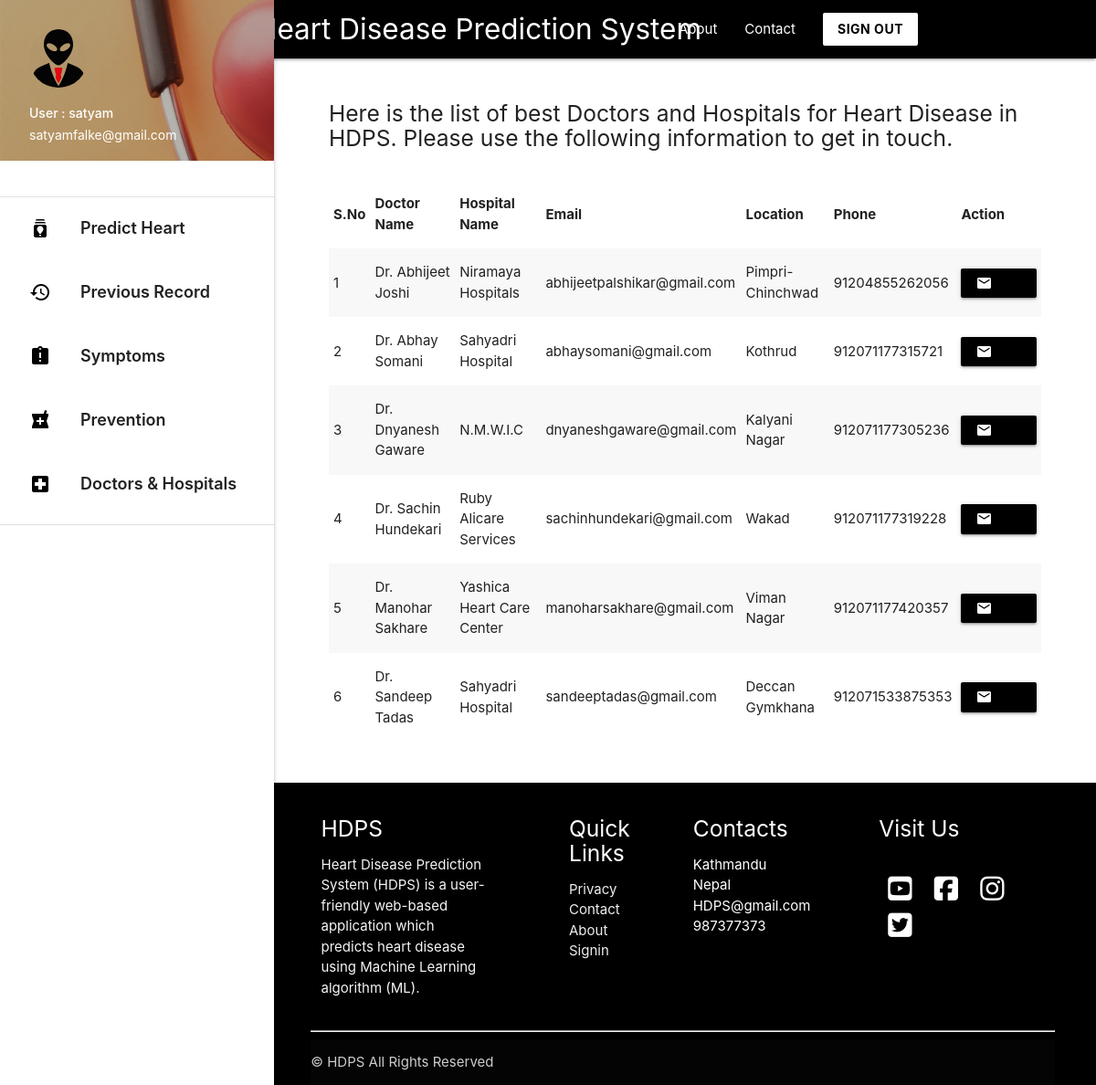
The app's page /doctorhospital (signed in) with its own data.
### predictor/models.py (models this page shows)
class DoctorHospital(models.Model):
    doctor_name = models.CharField(max_length=25)
    hospital_name = models.CharField(max_length=25)
    email = models.EmailField()
    phone_no = models.IntegerField()
    Location = models.CharField(max_length=25)

### predictor/views.py (the view)
# urls.py: path('doctorhospital', views.doctorhospital , name='doctorhospital'),
def doctorhospital(request):
    if request.user.is_authenticated:
        datas = DoctorHospital.objects.all()
        return render(request , 'doctorshospitals.html',{'datas':datas})
    return render('/')

### templates/doctorshospitals.html (shortened to what this page needs)
{% extends 'base_layout2.html' %}
{% block content %}
<div class="con">
  <h5 > Here is the list of best Doctors and Hospitals for Heart Disease in HDPS. Please use the following information to get in touch.  </h5>
<br>
  <table class="striped">
   <thead>
     <tr>
         <th>S.No</th>
         <th>Doctor Name</th>
         <th>Hospital Name</th>
         <th>Email</th>
         <th>Location</th>
         <th>Phone</th>
         <th> Action</th>
     </tr>
   </thead>
   <tbody>
     {% for data in datas %}
     <tr>
       <td>{{ forloop.counter }}</td>
       <td>{{ data.doctor_name }}</td>
       <td>{{ data.hospital_name }}</td>
       <td>{{ data.email }}</td>
       <td>{{ data.Location }}</td>
       <td>{{ data.phone_no }}</td>
       <td>
         <a class="waves-effect waves-light btn-small black" href="https://mail.google.com/mail/?view=cm&fs=1&to={{ data.email }}" target="_blank"><i class="material-icons left">mail</i>Email Now</a>
      </td>
     </tr>
    {% endfor %}
   </tbody>
 </table>
<br> <br>
</div>
{% endblock %}

### templates/base_layout2.html (shortened to what this page needs)
{% load static %}
<!DOCTYPE html>
<html lang="en">
<head>
  <link href="{% static 'css/materialize.css' %}" type="text/css" rel="stylesheet" media="screen,projection"/>
  <link href="{% static 'css/style.css' %}" type="text/css" rel="stylesheet" media="screen,projection"/>
</head>
<body>
        <div class="navbar-fixed">
          <nav class="black">
            <div class="container">
              <div class="nav-wrapper">
                <a href="/" style="padding-left: 100px;"    class="brand-logo ">Heart Disease Prediction System</a>
                <ul class="right hide-on-med-and-down hover_backcolor">
                  <li><a href="{% url 'about' %}">About</a></li>
                  <li><a href="{% url 'contact' %}">Contact</a></li>
                  <a class=" white black-text waves-effect waves-dark btn  modal-trigger" href="/signout"><b>SIGN OUT </b></a>
                </ul>
              </div>
            </div>
          </nav>
        </div>
      <ul id="slide-out" class="sidenav sidenav-fixed">
        <li><div class="user-view">
          <div class="background">
            <img src="{% static 'img/about.png' %}">
          </div>
          <a href="#user"><img class="circle" src="{% static 'img/user.png' %}"></a>
          <a href="#name"><span class="white-text name">User : {{ request.user.username }} </span></a>
          <a href="#email"><span class="white-text email">{{ request.user.email }}</span></a>
        </div></li>
        <br>
        <li><div class="divider"></div></li>
        <li><a style="font-weight: 600; font-size: 18px; height: 70px; padding-top: 10px;" class="waves-effect hoverable" href="/"><i class="material-icons black-text">batch_prediction</i> Predict Heart Disease </a></li>
        <li><a style="font-weight: 600; font-size: 18px; height: 70px; padding-top: 10px;" class="waves-effect hoverable" href="{% url 'record' %}"><i class="material-icons black-text">history</i> Previous Record </a></li>
        <li><a style="font-weight: 600; font-size: 18px; height: 70px; padding-top: 10px;" class="waves-effect hoverable" href="{% url 'symptoms' %}"><i class="material-icons black-text" >assignment_late</i> Symptoms  </a></li>
        <li><a style="font-weight: 600; font-size: 18px; height: 70px; padding-top: 10px;" class="waves-effect hoverable" href="{% url 'prevention' %}"><i class="material-icons black-text">local_pharmacy</i> Prevention   </a></li>
        <li><a style="font-weight: 600; font-size: 18px; height: 70px; padding-top: 10px;" class="waves-effect hoverable" href="{% url 'doctorhospital' %}"><i class="material-icons black-text">local_hospital</i> Doctors & Hospitals   </a></li>
        <li><div class="divider"></div></li>
      </ul>
      <a href="#" data-target="slide-out" class="sidenav-trigger"><i class="material-icons">menu</i></a>
    {% block content %}
    {% endblock %}
            <section>
            <footer class=" hide-on-small-only black page-footer">
              <div class="" style=" width: 90%; margin: auto;">
                <div class="row">
                  <div class="col  s12 m6 l3 ">
                    <h5 class="white-text">HDPS</h5>
                    <p class="grey-text text-lighten-4">Heart Disease Prediction System (HDPS) is a user-friendly web-based application which predicts heart disease using
                        Machine Learning algorithm (ML). </p>
                  </div>
                  <div class="  col l2 m6 s12 offset-l1 ">
                    <h5 class="white-text">Quick Links</h5>
                    <ul>
                   <li><a class="grey-text text-lighten-3" href="#!">Privacy</a></li>
                      <li><a class="grey-text text-lighten-3" href="#!">Contact</a></li>
                      <li><a class="grey-text text-lighten-3" href="#!">About</a></li>
                      <li><a class="grey-text text-lighten-3" href="#!">Signin</a></li>
                    </ul>
                  </div>
                  <div class="col l2 m6 s12  ">
                      <h5 class="white-text">Contacts</h5>
                      <ul>
                      <li>Kathmandu Nepal</li>
                      <li>HDPS@gmail.com</li>
                      <li>987377373</li>
                  </ul>
                  </div>
                  <div class=" col l3 m6 s12 offset-l1 ">
                      <h5 class="white-text">Visit Us</h5>
                      <br>
                      <a href="https://www.youtube.com/" target="_blank"> <i style="color: white; margin: 5px 10px;"  class="fab fa-youtube-square fa-2x"></i></a>
                  <a href="https://www.youtube.com/" target="_blank"> <i style="color: white; margin: 5px 10px;" class="fab fa-facebook-square fa-2x"></i></a>
                  <a href="https://www.youtube.com/" target="_blank"> <i style="color: white; margin: 5px 10px;" class="fab fa-instagram fa-2x"></i></a>
                  <a href="https://www.youtube.com/" target="_blank"> <i style="color: white; margin: 5px 10px;" class="fab fa-twitter-square fa-2x"></i> </a>
                  </div>
                </div>
                <hr>
              <div class="footer-copyright">
                ©  HDPS All Rights Reserved
              </div>
          </div>
            </footer>
          </section>
  </body>
</html>

### templates/doctorshospitals.html (style rules this page uses)
footer { padding-left: 295px; }
.con { padding-left: 390px; width: 90%; flex: 1 0 auto; }
body { display: flex; min-height: 100vh; flex-direction: column; }

### templates/base_layout2.html (style rules this page uses)
footer { padding-left: 295px; }
.con { padding-left: 360px; width: 95%; }

### records on screen
DoctorHospital: doctor_name "Dr. Abhijeet Joshi", hospital_name "Niramaya Hospitals", email "abhijeetpalshikar@gmail.com", Location "Pimpri-Chinchwad", phone_no "91204855262056"
DoctorHospital: doctor_name "Dr. Abhay Somani", hospital_name "Sahyadri Hospital", email "abhaysomani@gmail.com", Location "Kothrud", phone_no "912071177315721"
DoctorHospital: doctor_name "Dr. Dnyanesh Gaware", hospital_name "N.M.W.I.C", email "dnyaneshgaware@gmail.com", Location "Kalyani Nagar", phone_no "912071177305236"
DoctorHospital: doctor_name "Dr. Sachin Hundekari", hospital_name "Ruby Alicare Services", email "sachinhundekari@gmail.com", Location "Wakad", phone_no "912071177319228"
DoctorHospital: doctor_name "Dr. Manohar Sakhare", hospital_name "Yashica Heart Care Center", email "manoharsakhare@gmail.com", Location "Viman Nagar", phone_no "912071177420357"
DoctorHospital: doctor_name "Dr. Sandeep Tadas", hospital_name "Sahyadri Hospital", email "sandeeptadas@gmail.com", Location "Deccan Gymkhana", phone_no "912071533875353"

### other values on screen
{{ request.user.username }} "satyam"
{{ request.user.email }} "satyamfalke@gmail.com"
